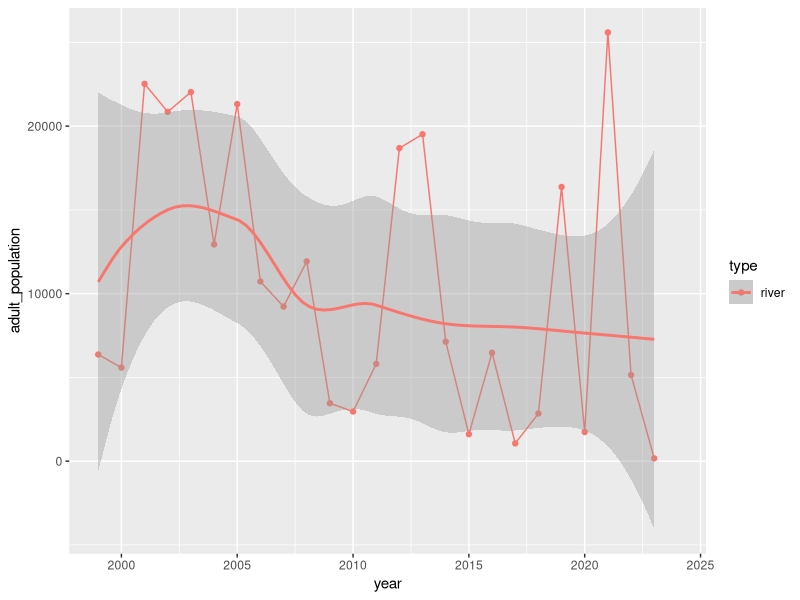

Reproduce this figure in R.
# create plot of grandtab estimates
library(tidyverse)
grandtab_raw <- read_csv("analysis/grandtab_spring.csv")

grandtab <- grandtab_raw |> 
  separate(`Hatcheries In-River`, into = c("hatchery", "river"), sep = " ") |> 
  mutate(hatchery = as.numeric(gsub(",", "", hatchery)),
         river = as.numeric(gsub(",","", river)),
         year = as.numeric(gsub("\\[|\\]", "", year)))

grandtab |> 
  pivot_longer(cols = c(hatchery, river, TOTAL), names_to = "type", values_to = "adult_population") |> 
  filter(type == "river", year >= 1999) |> 
  ggplot(aes(x = year, y = adult_population, color = type)) +
  geom_point() +
  geom_line() +
  geom_smooth()
